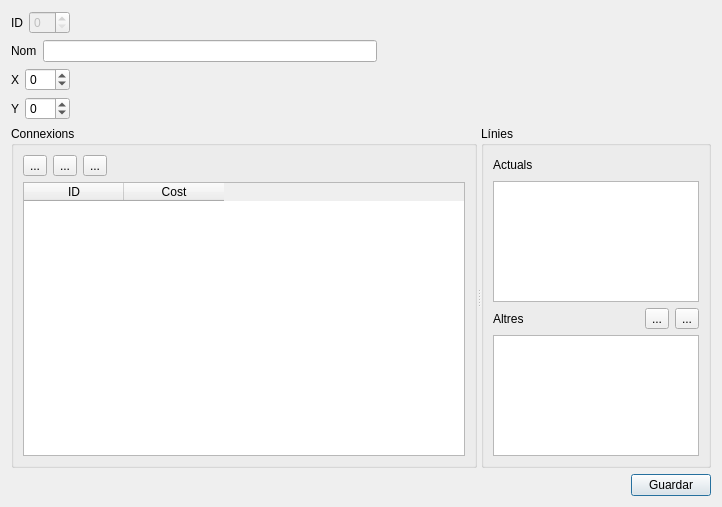
<?xml version="1.0" encoding="UTF-8"?>
<ui version="4.0">
 <class>Dialog</class>
 <widget class="QDialog" name="Dialog">
  <property name="geometry">
   <rect>
    <x>0</x>
    <y>0</y>
    <width>722</width>
    <height>507</height>
   </rect>
  </property>
  <property name="windowTitle">
   <string>Edita Estació</string>
  </property>
  <layout class="QVBoxLayout" name="verticalLayout_3">
   <item>
    <layout class="QHBoxLayout" name="horizontalLayout">
     <item>
      <widget class="QLabel" name="label">
       <property name="text">
        <string>ID</string>
       </property>
      </widget>
     </item>
     <item>
      <widget class="QSpinBox" name="inputID">
       <property name="enabled">
        <bool>false</bool>
       </property>
      </widget>
     </item>
     <item>
      <spacer name="horizontalSpacer">
       <property name="orientation">
        <enum>Qt::Horizontal</enum>
       </property>
       <property name="sizeHint" stdset="0">
        <size>
         <width>418</width>
         <height>20</height>
        </size>
       </property>
      </spacer>
     </item>
    </layout>
   </item>
   <item>
    <layout class="QHBoxLayout" name="horizontalLayout_2">
     <item>
      <widget class="QLabel" name="label_2">
       <property name="text">
        <string>Nom</string>
       </property>
      </widget>
     </item>
     <item>
      <widget class="QLineEdit" name="inputStationName"/>
     </item>
     <item>
      <spacer name="horizontalSpacer_2">
       <property name="orientation">
        <enum>Qt::Horizontal</enum>
       </property>
       <property name="sizeHint" stdset="0">
        <size>
         <width>278</width>
         <height>20</height>
        </size>
       </property>
      </spacer>
     </item>
    </layout>
   </item>
   <item>
    <layout class="QHBoxLayout" name="horizontalLayout_3">
     <item>
      <widget class="QLabel" name="label_3">
       <property name="text">
        <string>X</string>
       </property>
      </widget>
     </item>
     <item>
      <widget class="QSpinBox" name="inputX">
       <property name="minimum">
        <number>-30</number>
       </property>
       <property name="maximum">
        <number>30</number>
       </property>
      </widget>
     </item>
     <item>
      <spacer name="horizontalSpacer_3">
       <property name="orientation">
        <enum>Qt::Horizontal</enum>
       </property>
       <property name="sizeHint" stdset="0">
        <size>
         <width>418</width>
         <height>20</height>
        </size>
       </property>
      </spacer>
     </item>
    </layout>
   </item>
   <item>
    <layout class="QHBoxLayout" name="horizontalLayout_4">
     <item>
      <widget class="QLabel" name="label_4">
       <property name="text">
        <string>Y</string>
       </property>
      </widget>
     </item>
     <item>
      <widget class="QSpinBox" name="inputY">
       <property name="minimum">
        <number>-30</number>
       </property>
       <property name="maximum">
        <number>30</number>
       </property>
      </widget>
     </item>
     <item>
      <spacer name="horizontalSpacer_4">
       <property name="orientation">
        <enum>Qt::Horizontal</enum>
       </property>
       <property name="sizeHint" stdset="0">
        <size>
         <width>418</width>
         <height>20</height>
        </size>
       </property>
      </spacer>
     </item>
    </layout>
   </item>
   <item>
    <widget class="QSplitter" name="splitter">
     <property name="orientation">
      <enum>Qt::Horizontal</enum>
     </property>
     <widget class="QGroupBox" name="groupBox">
      <property name="title">
       <string>Connexions</string>
      </property>
      <layout class="QVBoxLayout" name="verticalLayout">
       <item>
        <layout class="QHBoxLayout" name="horizontalLayout_5">
         <item>
          <widget class="QToolButton" name="tbAddLink">
           <property name="enabled">
            <bool>true</bool>
           </property>
           <property name="text">
            <string>...</string>
           </property>
           <property name="icon">
            <iconset>
             <normaloff>icons/add.png</normaloff>icons/add.png</iconset>
           </property>
          </widget>
         </item>
         <item>
          <widget class="QToolButton" name="tbEditLink">
           <property name="enabled">
            <bool>true</bool>
           </property>
           <property name="text">
            <string>...</string>
           </property>
           <property name="icon">
            <iconset>
             <normaloff>icons/edit.png</normaloff>icons/edit.png</iconset>
           </property>
          </widget>
         </item>
         <item>
          <widget class="QToolButton" name="tbDelLink">
           <property name="enabled">
            <bool>true</bool>
           </property>
           <property name="text">
            <string>...</string>
           </property>
           <property name="icon">
            <iconset>
             <normaloff>icons/delete.png</normaloff>icons/delete.png</iconset>
           </property>
          </widget>
         </item>
         <item>
          <spacer name="horizontalSpacer_5">
           <property name="orientation">
            <enum>Qt::Horizontal</enum>
           </property>
           <property name="sizeHint" stdset="0">
            <size>
             <width>458</width>
             <height>20</height>
            </size>
           </property>
          </spacer>
         </item>
        </layout>
       </item>
       <item>
        <widget class="QTableWidget" name="tableLinks">
         <property name="editTriggers">
          <set>QAbstractItemView::NoEditTriggers</set>
         </property>
         <property name="selectionMode">
          <enum>QAbstractItemView::SingleSelection</enum>
         </property>
         <property name="selectionBehavior">
          <enum>QAbstractItemView::SelectRows</enum>
         </property>
         <column>
          <property name="text">
           <string>ID</string>
          </property>
         </column>
         <column>
          <property name="text">
           <string>Cost</string>
          </property>
         </column>
        </widget>
       </item>
      </layout>
     </widget>
     <widget class="QGroupBox" name="groupBox_2">
      <property name="title">
       <string>Línies</string>
      </property>
      <layout class="QVBoxLayout" name="verticalLayout_2">
       <item>
        <layout class="QHBoxLayout" name="horizontalLayout_7">
         <item>
          <widget class="QLabel" name="label_5">
           <property name="text">
            <string>Actuals</string>
           </property>
          </widget>
         </item>
         <item>
          <spacer name="horizontalSpacer_7">
           <property name="orientation">
            <enum>Qt::Horizontal</enum>
           </property>
           <property name="sizeHint" stdset="0">
            <size>
             <width>188</width>
             <height>20</height>
            </size>
           </property>
          </spacer>
         </item>
        </layout>
       </item>
       <item>
        <widget class="QListWidget" name="listLinesAct"/>
       </item>
       <item>
        <layout class="QHBoxLayout" name="horizontalLayout_6">
         <item>
          <widget class="QLabel" name="label_6">
           <property name="text">
            <string>Altres</string>
           </property>
          </widget>
         </item>
         <item>
          <spacer name="horizontalSpacer_6">
           <property name="orientation">
            <enum>Qt::Horizontal</enum>
           </property>
           <property name="sizeHint" stdset="0">
            <size>
             <width>108</width>
             <height>20</height>
            </size>
           </property>
          </spacer>
         </item>
         <item>
          <widget class="QToolButton" name="tbUpLine">
           <property name="enabled">
            <bool>true</bool>
           </property>
           <property name="text">
            <string>...</string>
           </property>
           <property name="icon">
            <iconset>
             <normaloff>icons/arrow_up.png</normaloff>icons/arrow_up.png</iconset>
           </property>
          </widget>
         </item>
         <item>
          <widget class="QToolButton" name="tbDownLine">
           <property name="enabled">
            <bool>true</bool>
           </property>
           <property name="text">
            <string>...</string>
           </property>
           <property name="icon">
            <iconset>
             <normaloff>icons/arrow_down.png</normaloff>icons/arrow_down.png</iconset>
           </property>
          </widget>
         </item>
        </layout>
       </item>
       <item>
        <widget class="QListWidget" name="listLinesOthers"/>
       </item>
      </layout>
     </widget>
    </widget>
   </item>
   <item>
    <layout class="QHBoxLayout" name="horizontalLayout_8">
     <item>
      <spacer name="horizontalSpacer_8">
       <property name="orientation">
        <enum>Qt::Horizontal</enum>
       </property>
       <property name="sizeHint" stdset="0">
        <size>
         <width>548</width>
         <height>20</height>
        </size>
       </property>
      </spacer>
     </item>
     <item>
      <widget class="QPushButton" name="pbGuardar">
       <property name="text">
        <string>Guardar</string>
       </property>
      </widget>
     </item>
    </layout>
   </item>
  </layout>
 </widget>
 <resources/>
 <connections/>
</ui>
